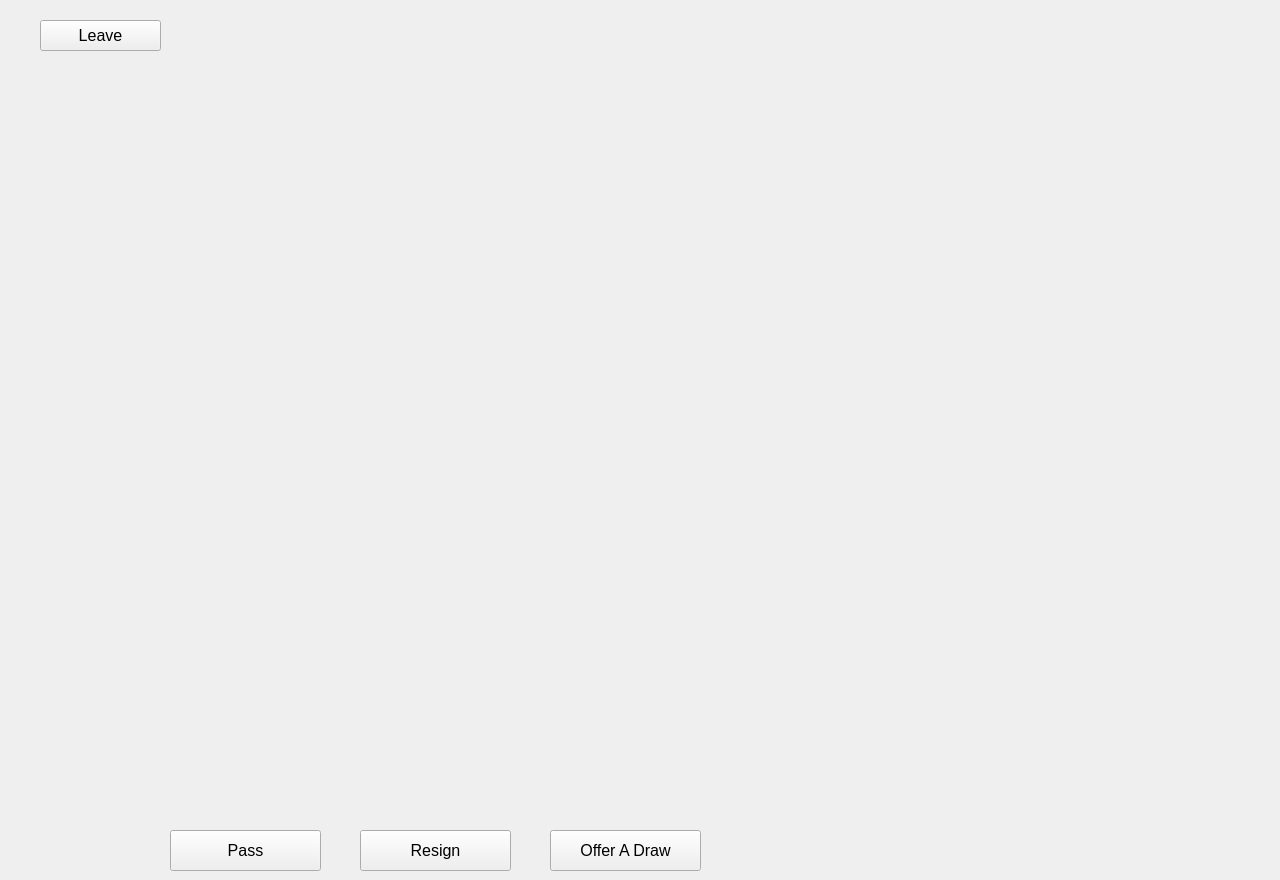
<?xml version="1.0" encoding="UTF-8"?>
<ui version="4.0">
 <class>GameWidget</class>
 <widget class="QWidget" name="GameWidget">
  <property name="geometry">
   <rect>
    <x>0</x>
    <y>0</y>
    <width>1280</width>
    <height>880</height>
   </rect>
  </property>
  <property name="windowTitle">
   <string>Form</string>
  </property>
  <widget class="QWidget" name="verticalLayoutWidget">
   <property name="geometry">
    <rect>
     <x>39</x>
     <y>109</y>
     <width>791</width>
     <height>711</height>
    </rect>
   </property>
   <layout class="QVBoxLayout" name="leftVBox"/>
  </widget>
  <widget class="QPushButton" name="btn_pass">
   <property name="geometry">
    <rect>
     <x>170</x>
     <y>830</y>
     <width>151</width>
     <height>41</height>
    </rect>
   </property>
   <property name="font">
    <font>
     <pointsize>12</pointsize>
    </font>
   </property>
   <property name="text">
    <string>Pass</string>
   </property>
  </widget>
  <widget class="QPushButton" name="btn_resign">
   <property name="geometry">
    <rect>
     <x>360</x>
     <y>830</y>
     <width>151</width>
     <height>41</height>
    </rect>
   </property>
   <property name="font">
    <font>
     <pointsize>12</pointsize>
    </font>
   </property>
   <property name="text">
    <string>Resign</string>
   </property>
  </widget>
  <widget class="QPushButton" name="btn_leave">
   <property name="geometry">
    <rect>
     <x>40</x>
     <y>20</y>
     <width>121</width>
     <height>31</height>
    </rect>
   </property>
   <property name="font">
    <font>
     <pointsize>12</pointsize>
    </font>
   </property>
   <property name="text">
    <string>Leave</string>
   </property>
  </widget>
  <widget class="QWidget" name="verticalLayoutWidget_2">
   <property name="geometry">
    <rect>
     <x>860</x>
     <y>80</y>
     <width>321</width>
     <height>711</height>
    </rect>
   </property>
   <layout class="QVBoxLayout" name="rightVBox"/>
  </widget>
  <widget class="QLabel" name="lbl_prompt">
   <property name="geometry">
    <rect>
     <x>40</x>
     <y>60</y>
     <width>791</width>
     <height>41</height>
    </rect>
   </property>
   <property name="font">
    <font>
     <pointsize>14</pointsize>
    </font>
   </property>
   <property name="text">
    <string/>
   </property>
   <property name="alignment">
    <set>Qt::AlignCenter</set>
   </property>
  </widget>
  <widget class="QPushButton" name="btn_draw">
   <property name="geometry">
    <rect>
     <x>550</x>
     <y>830</y>
     <width>151</width>
     <height>41</height>
    </rect>
   </property>
   <property name="font">
    <font>
     <pointsize>12</pointsize>
    </font>
   </property>
   <property name="text">
    <string>Offer A Draw</string>
   </property>
  </widget>
 </widget>
 <resources/>
 <connections/>
</ui>
